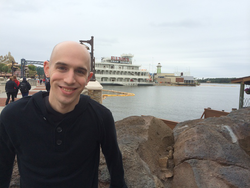
#> input picture florida_trip_small.png, 250 x 188 px
$ python splitting_and_merging.py --image florida_trip_small.png
#> lines starting #> are read from the running program, lines starting #| are printed output that depends on the picture
# import the necessary packages
import numpy as np
import argparse
import cv2

# construct the argument parser and parse the arguments
ap = argparse.ArgumentParser()
ap.add_argument("-i", "--image", required=True, help="Path to the image")
args = vars(ap.parse_args())

# Load the image and grab each channel: Red, Green, and Blue. It's
# important to note that OpenCV stores an image as NumPy array with
# its channels in reverse order! When we call cv2.split, we are
# actually getting the channels as Blue, Green, Red!
image = cv2.imread(args["image"])
#> image is the input picture: shape (188, 250, 3); mean B, G, R 139.9, 140.1, 141
(B, G, R) = cv2.split(image)
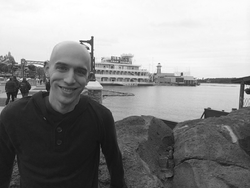
#> B: shape (188, 250); min 13, max 255, mean 139.9
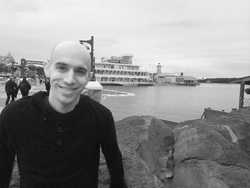
#> R: shape (188, 250); min 8, max 251, mean 141

# [23 lines of commented-out code are left out]

zeros = np.zeros(image.shape[:2], dtype = "uint8")
imageRed = cv2.merge([zeros, zeros, R])
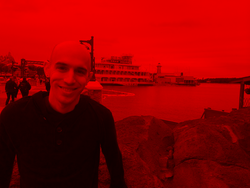
#> imageRed: shape (188, 250, 3); mean of channels 0, 1, 2 0, 0, 141; drawn as B, G, R
(b, g, r) = imageRed[94, 180]
#> b = 0; g = 0; r = 198

print("red={r}".format(r=r))
#| red=198

print(B[78,13])
#| 67
print(G[5,80])
#| 249

# cv2.imshow("Red", imageRed)
# cv2.waitKey(0)
# (b, g, r) = imageRed[94, 180]
